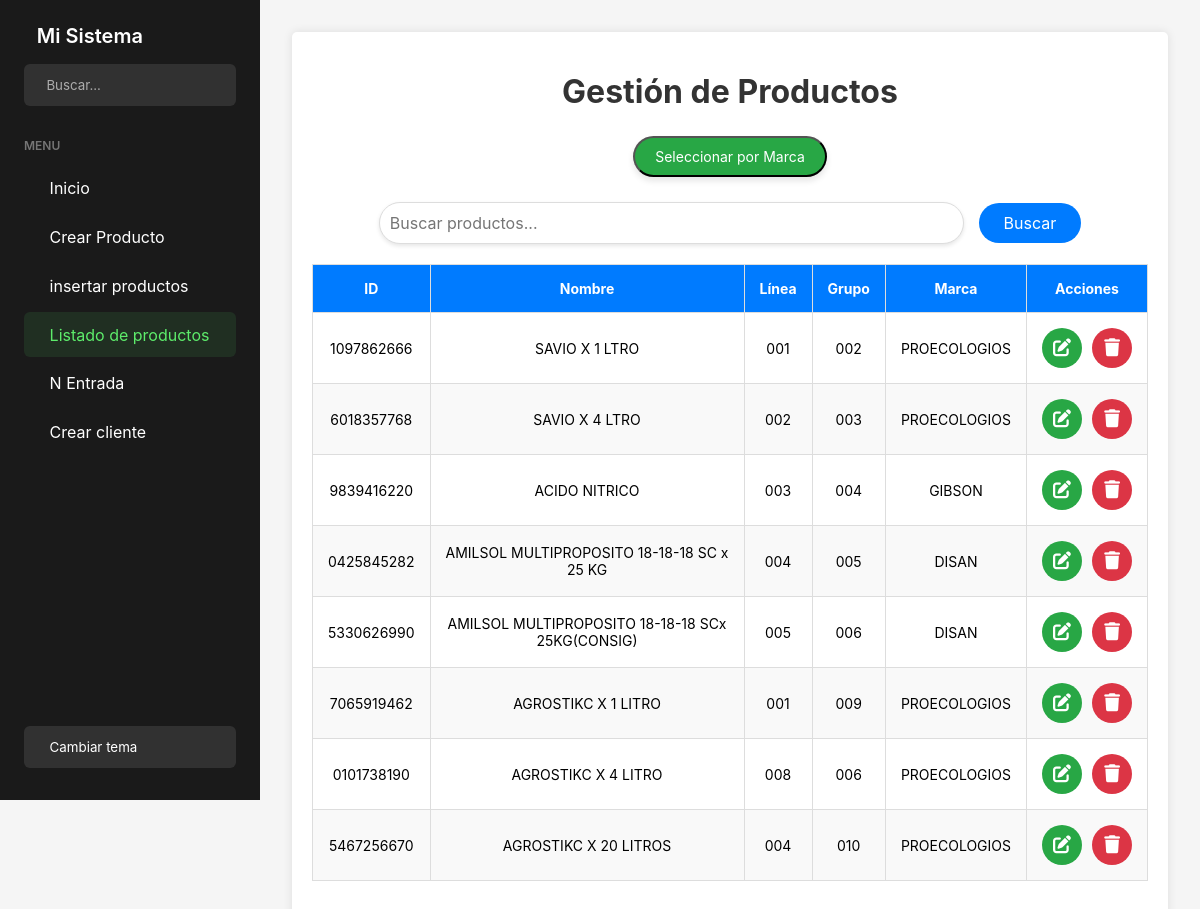
The page /productos_listado/ on the database as committed earlier.
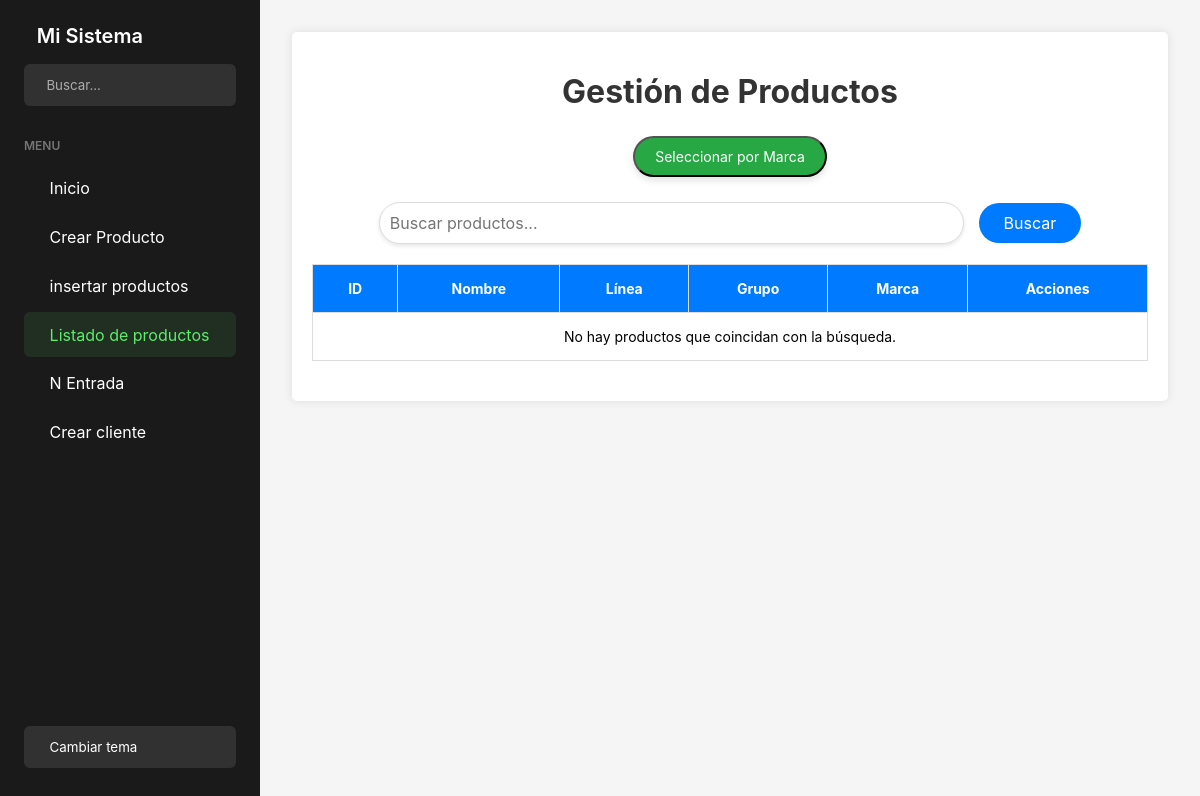
The same page on the database as committed later.
### APP_PM/models.py (models this page shows, shortened)
class Crear_producto(models.Model):
    LINEA_OPCIONES = [
        ('001', 'Fertilizantes'),
        ('002', 'Bioinsumos'),
        ('003', 'Materia Prima'),
        ('004', 'Coayudantes'),
        ('005', 'Comercializacion de productos'),
        ('006', 'Equipos de pulverizador'),
        ('007', 'Fungicidas'),
        ('008', 'Herbicidas'),
        ('009', 'Insecticidas'),
        ('010', 'Insumos'),
        ('011', 'Mercancia en Consignacion'),
        ('012', 'Productos fabricados - No Propios'),
    ]
    GRUPO_OPCIONES = [
        ('001', 'Biofungicidas'),
        ('002', 'Comercializacion de productos'),
        ('003', 'Materia Prima'),
        ('004', 'Fertilizantes'),
        ('005', 'Foliares'),
        ('006', 'Granulados'),
        ('007', 'Insumos'),
        ('008', 'Liquido'),
        ('009', 'Organicos'),
        ('010', 'Polvo'),
        ('011', 'Productos fabricados - No Propios'),
        ('012', 'Pulverizador Liquido'),
    ]
    id_producto = models.CharField(max_length=10, unique=True, editable=False, blank=True)
    nombre_producto = models.CharField(max_length=100)
    linea = models.CharField(max_length=100, choices=LINEA_OPCIONES)
    grupo = models.CharField(max_length=100, choices=GRUPO_OPCIONES)
    marca = models.CharField(max_length=100)

### APP_PM/views.py (the view)
# urls.py: path('productos_listado/', views.productos_listado, name='productos_listado'),
def productos_listado(request):
    query = request.GET.get('q')  # Parámetro de búsqueda
    filtro_marca = request.GET.get('marca')  # Parámetro de filtro por marca
    productos = Crear_producto.objects.all()
    if query:
        productos = productos.filter(nombre_producto__icontains=query)  # Búsqueda por nombre
    if filtro_marca:
        productos = productos.filter(marca=filtro_marca)  # Filtro por marca
    marcas = Crear_producto.objects.values_list('marca', flat=True).distinct()
    return render(request, 'Productos/productos_listado.html', {
        'productos': productos,
        'marcas': marcas
    })

### APP_PM/templates/Productos/productos_listado.html (shortened to what this page needs)
{% extends 'Home/home.html' %}
{% load static %}
{% block content %}
<!DOCTYPE html>
<html lang="es">
<head>
    <link rel="stylesheet" href="https://cdnjs.cloudflare.com/ajax/libs/font-awesome/6.0.0-beta3/css/all.min.css">
</head>
<body>
    <div class="container">
        <h2>Gestión de Productos</h2>
        <div class="filter-container">
            <button id="toggle-marcas" class="marca-button mostrar-todos">Seleccionar por Marca</button>
        </div>
        <div class="search-bar">
            <form method="GET" action="{% url 'productos_listado' %}">
                <input type="text" name="q" placeholder="Buscar productos..." value="{{ request.GET.q }}">
                <button type="submit">Buscar</button>
            </form>
        </div>
        <table>
            <thead>
                <tr>
                    <th>ID</th>
                    <th>Nombre</th>
                    <th>Línea</th>
                    <th>Grupo</th>
                    <th>Marca</th>
                    <th>Acciones</th>
                </tr>
            </thead>
            <tbody>
                {% for producto in productos %}
                <tr>
                    <td>{{ producto.id_producto }}</td>
                    <td>{{ producto.nombre_producto }}</td>
                    <td>{{ producto.linea }}</td>
                    <td>{{ producto.grupo }}</td>
                    <td>{{ producto.marca }}</td>
                    <td>
                        <div class="button-container">
                            <a href="{% url 'editar_producto' producto.id_producto %}" class="green"><i class="fas fa-edit"></i></a>
                            <a href="{% url 'eliminar_producto' producto.id_producto %}" onclick="event.preventDefault(); confirmarEliminacion(this.href);" class="red"><i class="fas fa-trash"></i></a>
                        </div>
                    </td>
                </tr>
                {% empty %}
                <tr>
                    <td colspan="6">No hay productos que coincidan con la búsqueda.</td>
                </tr>
                {% endfor %}
            </tbody>
        </table>
    </div>
</body>
</html>
{% endblock %}

Rows that differ between the two databases and show on the page:
removed Crear_producto: id_producto "1097862666", nombre_producto "SAVIO X 1 LTRO", linea "001", grupo "002", marca "PROECOLOGIOS"
removed Crear_producto: id_producto "6018357768", nombre_producto "SAVIO X 4 LTRO", linea "002", grupo "003", marca "PROECOLOGIOS"
removed Crear_producto: id_producto "9839416220", nombre_producto "ACIDO NITRICO", linea "003", grupo "004", marca "GIBSON"
removed Crear_producto: id_producto "0425845282", nombre_producto "AMILSOL MULTIPROPOSITO 18-18-18 SC x 25 KG", linea "004", grupo "005", marca "DISAN"
removed Crear_producto: id_producto "5330626990", nombre_producto "AMILSOL MULTIPROPOSITO 18-18-18 SCx 25KG(CONSIG)", linea "005", grupo "006", marca "DISAN"
removed Crear_producto: id_producto "7065919462", nombre_producto "AGROSTIKC X 1 LITRO", linea "001", grupo "009", marca "PROECOLOGIOS"
removed Crear_producto: id_producto "0101738190", nombre_producto "AGROSTIKC X 4 LITRO", linea "008", grupo "006", marca "PROECOLOGIOS"
removed Crear_producto: id_producto "5467256670", nombre_producto "AGROSTIKC X 20 LITROS", linea "004", grupo "010", marca "PROECOLOGIOS"
Other text that changed with them:
text now shown: "No hay productos que coincidan con la búsqueda."
